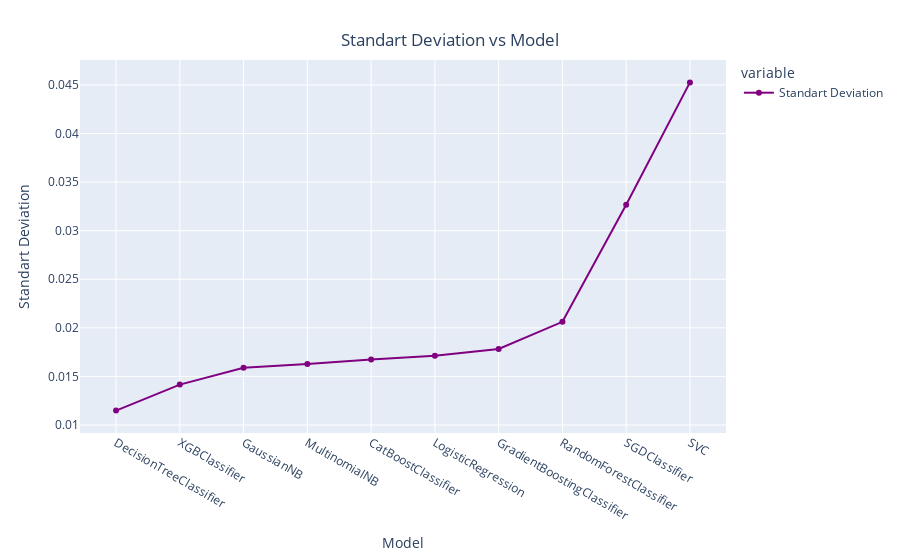

Notebook source saved alongside this figure:
### Code cell
line = px.line(data_frame = df_models.sort_values('Standart Deviation', ascending=True),y =['Standart Deviation'], markers = True)
line.update_xaxes(title="Model", rangeslider_visible = False)
line.update_yaxes(title = "Standart Deviation")
line.update_traces(line_color="purple")
line.update_layout(showlegend = True,
                   title = {
                       'text': 'Standart Deviation vs Model',
                       'y':0.94,
                       'x':0.5,
                       'xanchor': 'center',
                       'yanchor': 'top'})

line.show()

### Figure 1 — Plotly figure (JSON) as saved in the notebook; plotly's stock layout.template omitted (floating-point values rounded to 4 significant figures)
{"data": [{"hovertemplate": "variable=Standart Deviation<br>Name=%{x}<br>value=%{y}<extra></extra>", "legendgroup": "Standart Deviation", "line": {"color": "purple", "dash": "solid"}, "marker": {"symbol": "circle"}, "mode": "markers+lines", "name": "Standart Deviation", "orientation": "v", "showlegend": true, "type": "scatter", "x": ["DecisionTreeClassifier", "XGBClassifier", "GaussianNB", "MultinomialNB", "CatBoostClassifier", "LogisticRegression", "GradientBoostingClassifier", "RandomForestClassifier", "SGDClassifier", "SVC"], "xaxis": "x", "y": [0.01148, 0.01416, 0.01589, 0.01627, 0.01674, 0.01712, 0.01783, 0.02062, 0.03268, 0.04527], "yaxis": "y"}], "layout": {"legend": {"title": {"text": "variable"}, "tracegroupgap": 0}, "margin": {"t": 60}, "showlegend": true, "title": {"text": "Standart Deviation vs Model", "x": 0.5, "xanchor": "center", "y": 0.94, "yanchor": "top"}, "xaxis": {"anchor": "y", "domain": [0, 1], "rangeslider": {"visible": false}, "title": {"text": "Model"}}, "yaxis": {"anchor": "x", "domain": [0, 1], "title": {"text": "Standart Deviation"}}}}
